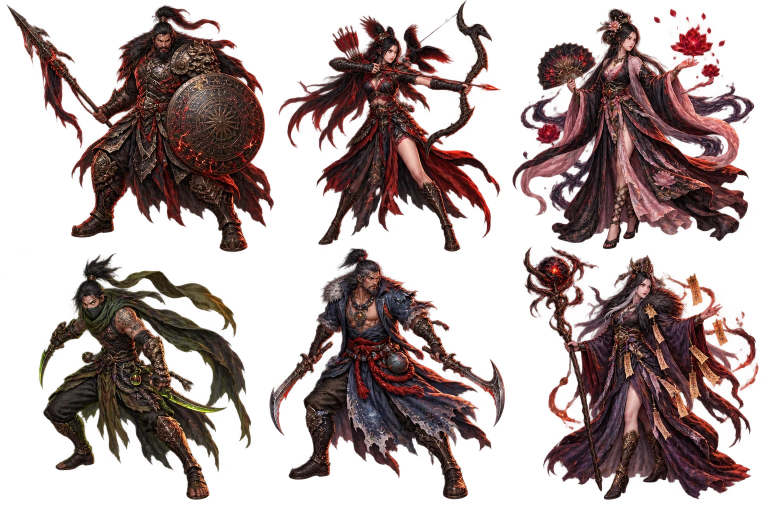
#> input picture assets/battle-runtime/embedded-04.webp, 1536 x 1024 px (shown at 1/2 size)
$ python frame-clean.py --in ../../assets/battle-runtime/embedded-04.webp
#> lines starting #> are read from the running program, lines starting #| are printed output that depends on the picture; after the words box and inside, x2 and y2 are one past the last pixel; in counts of white or black regions, pixels touching at a corner belong together
#!/usr/bin/env python3
"""Clean a source frame before it becomes a game asset.

The owner's rule (2026-10-23): a video frame is only usable when it carries NOTHING but the character.
Gemini sparkles, stray text (e.g. the "#00FF00" chroma label), a mouse cursor, black letterbox bars and the
green screen all have to go, or the packed atlas inherits them.

What it does, in order:
  1. crop uniform black letterbox bars (top/bottom/left/right);
  2. find the chroma colour (the dominant greenish tone around the border);
  3. remove foreign ink that sits INSIDE the chroma area and is small (text, sparkles, cursors) by painting it
     with the chroma colour, so the key pass takes it away with the background;
  4. key the chroma out to alpha and despill the green fringe;
  5. report every removal, and fail (exit 1) when something survived.

Usage:
  python scripts/hero/frame-clean.py --in <file-or-dir> --out <dir> [--report <json>] [--tolerance 60]
  python scripts/hero/frame-clean.py --selftest
"""
from __future__ import annotations

import argparse
import json
import sys
from pathlib import Path

import numpy as np
from PIL import Image

MAX_ARTIFACT_AREA = 0.004     # 2% of a 1080p frame is 41k px — enough to swallow a hat; 0.4% is a label/logo
CURSOR_MAX_AREA = 0.0015      # a cursor is tiny; text/logo blobs are bigger than this
GREEN_TOLERANCE_DEFAULT = 60


# [22 lines left out: function _label, not called in this run]


def _longest_run(flags: np.ndarray) -> tuple[int, int]:
    """Start/end (inclusive) of the longest contiguous True run — a stray bright line at the bottom edge must not
    stretch the crop back over the whole letterbox."""
    best = (0, -1)
    start = None
    for i, v in enumerate(flags):
        if v and start is None:
            start = i
        elif not v and start is not None:
            if i - 1 - start > best[1] - best[0]:
                best = (start, i - 1)
            start = None
    if start is not None and len(flags) - 1 - start > best[1] - best[0]:
        best = (start, len(flags) - 1)
    return best


# [22 lines left out: functions _label_scale, _border_touch, not called in this run]


def clean_array(rgb: np.ndarray, tolerance: int = GREEN_TOLERANCE_DEFAULT, erode: int = 1) -> tuple[np.ndarray, dict]:
    """Return (RGBA uint8 image, report dict)."""
    h, w, _ = rgb.shape
    a = rgb.astype(np.int16)
    r, g, b = a[..., 0], a[..., 1], a[..., 2]

    # 1) letterbox: a row/column is "content" when it holds anything brighter than near-black
    # A row counts as content only when a real share of it is not black: one stray bright pixel at the very bottom
    # used to keep 300 px of letterbox in the frame (and that bar then showed up as opaque background).
    row_content = (a.max(axis=2) > 14).mean(axis=1) > 0.02
    col_content = (a.max(axis=2) > 14).mean(axis=0) > 0.02
    r0, r1 = _longest_run(row_content)
    c0, c1 = _longest_run(col_content)
    crop = (r0, c0, r1 + 1, c1 + 1) if r1 >= r0 and c1 >= c0 else (0, 0, h, w)
    if crop != (0, 0, h, w):
        a = a[crop[0]:crop[2], crop[1]:crop[3]]
        h, w, _ = a.shape
        r, g, b = a[..., 0], a[..., 1], a[..., 2]

    # 2) chroma colour: the most common strong green in the frame
    mx = a.max(axis=2)
    mn = a.min(axis=2)
    # greenish = green is the dominant channel with real saturation; brightness independent, so a dim or
    # JPEG-noisy chroma still counts (a fixed 'g > 100' test left ~70% of the real frame opaque).
    green = (a[..., 1] == mx) & ((mx - mn) > 28)
    if green.mean() < 0.05:
        return _to_rgba(a), {"greenScreen": False, "note": "no chroma background detected", "crop": crop, "removed": []}
    # Take the 75th percentile: a shaded/JPEG-dimmed background drags the median down and the distance test
    # then rejects the brighter half of the same chroma.
    key = np.array([int(np.percentile(a[..., 0][green], 75)), int(np.percentile(a[..., 1][green], 75)),
                    int(np.percentile(a[..., 2][green], 75))], np.int16)

    # 3) foreign ink inside the chroma area: small islands painted out (text, sparkles, cursor)
    ink = ~green
    ink &= a.max(axis=2) > 10                     # a dark cursor is ink too; only true black holes are skipped
    step = _label_scale(h, w)
    small = ink[::step, ::step]
    small_green = green[::step, ::step]
    labels, count = _label(small)
    removed = []
    fill = np.zeros((h, w), bool)
    frame_area = h * w
    sh, sw = small.shape
    small_area = sh * sw
    # nearest-neighbour back to full resolution: gives the exact pixel set of every component
    labels_up = np.repeat(np.repeat(labels, step, axis=0), step, axis=1)[:h, :w]
    areas = np.bincount(labels.ravel())
    areas[0] = 0
    subject = int(areas.argmax()) if count else 0   # the biggest non-green blob is the character
    for idx in range(1, count + 1):
        if idx == subject:
            continue                              # never touch the subject, however small it looks on the reduced grid
        comp = labels == idx
        area = int(comp.sum())
        if area < 4 or area > max(4, small_area * MAX_ARTIFACT_AREA):
            continue
        ys, xs = np.nonzero(comp)
        # A small island whose bounding box sits in an overlay corner is a watermark/label even when it is not fully
        # ringed by green (the Gemini sparkles touch the body, the "#00FF00" label touches the frame edge).
        in_corner = ((xs.min() > sw * 0.72 and ys.min() > sh * 0.45) or (ys.max() < sh * 0.22)
                     or (xs.max() < sw * 0.30 and ys.max() < sh * 0.25))
        full_area = area * step * step
        if full_area > 2500:                       # a real label/logo is a few hundred px, never thousands
            continue
        enclosed = _border_touch(comp, small_green)
        # A label, a logo or a cursor is WRAPPED by the background (>=85% of its ring); a piece of the character is
        # attached to the body, so part of its ring is the body itself. Using 0.5 here painted faces and robes with
        # the key colour — 36k character pixels vanished on the real clip.
        tiny_overlay = in_corner and area <= small_area * 0.0006
        if enclosed < 0.85 and not tiny_overlay:
            continue
        # Paint the component's OWN pixels, not its bounding box: a box around a watermark that touches the character
        # erased a rectangular patch of hair (a real defect seen on the first 1080p run).
        paint = (labels_up == idx) & ink
        fill |= paint
        removed.append({
            "x": int(xs.mean()) * step, "y": int(ys.mean()) * step, "area": area * step * step,
            "kind": "cursor" if area * step * step <= frame_area * CURSOR_MAX_AREA else "textOrLogo",
        })
    if fill.any():
        a[fill] = key

    # 3b) overlay pass: AI watermarks and annotation labels are bright, desaturated and live in the corners. They
    # are often merged into the subject component, so the island rule above cannot see them — strip them by colour
    # inside the overlay zones instead (the same idea be-an-convert.py used for the source watermark).
    mxz = a.max(axis=2).astype(np.float32)
    mnz = a.min(axis=2).astype(np.float32)
    sat = (mxz - mnz) / np.maximum(mxz, 1)
    overlay_ink = (mxz > 130) & (sat < 0.24)
    zone = np.zeros((h, w), bool)
    zone[:max(1, int(h * 0.24)), :max(1, int(w * 0.45))] = True        # top-left: "#00FF00"-style label
    zone[int(h * 0.52):, int(w * 0.68):] = True                        # bottom-right: Gemini sparkles
    ov_small = (overlay_ink & zone)[::step, ::step]
    labels2, count2 = _label(ov_small)
    overlays = []
    for idx in range(1, count2 + 1):
        comp = labels2 == idx
        area = int(comp.sum())
        # A watermark or an annotation is a SMALL blob. 2% of the reduced grid is thousands of pixels at 1080p and
        # painted the character's face and hat with the key colour on the real clip.
        if area < 3 or area > small_area * 0.0006:
            continue
        ys, xs = np.nonzero(comp)
        labels2_up = np.repeat(np.repeat(labels2 == idx, step, axis=0), step, axis=1)[:h, :w]
        fill |= labels2_up & (overlay_ink | ink)   # exactly the overlay's own pixels
        overlays.append({"x": int(xs.mean()) * step, "y": int(ys.mean()) * step, "area": area * step * step, "kind": "overlay"})
    if overlays:
        a[fill] = key

    # 4) key the chroma out, despill the fringe
    mx2 = a.max(axis=2)
    mn2 = a.min(axis=2)
    g2 = (a[..., 1] == mx2) & ((mx2 - mn2) > 24)
    dist = np.abs(a - key).sum(axis=2)
    keyed = g2 & (dist < tolerance)
    # A label or a watermark sitting on the chroma is greenish but much BRIGHTER than the background, so the distance
    # test rejects it and it survives as a green ghost. In the overlay corners only, key greenish pixels that are
    # clearly brighter than the sampled key (a dark green prop stays untouched).
    try:
        key_max = int(max(key))
        bright_green = g2 & (a.max(axis=2) > key_max + 35)
        keyed = keyed | (bright_green & zone)
    except NameError:
        pass
    alpha = np.where(keyed, 0, 255).astype(np.uint8)
    # Chroma leaves a one-pixel green rim on the silhouette: erode the alpha once so the rim (and its despilled
    # halo) disappears with it.
    if erode > 0:
        # Smart erosion: only GREEN pixels on the silhouette edge go. A plain 1-px erosion also shaved 1.87% of the
        # frame — thin smoke wisps and ribbons — which is character art, not background.
        solid = alpha > 0
        greenish = (a[..., 1] >= a[..., 0]) & (a[..., 1] >= a[..., 2]) & ((a.max(axis=2) - a.min(axis=2)) > 12)
        for _ in range(erode):
            edge = solid.copy()
            edge[1:, :] &= solid[:-1, :]
            edge[:-1, :] &= solid[1:, :]
            edge[:, 1:] &= solid[:, :-1]
            edge[:, :-1] &= solid[:, 1:]
            edge = ~edge                      # pixels with at least one transparent neighbour
            drop = solid & greenish & edge
            if not drop.any():
                break
            solid = solid & ~drop
        alpha = np.where(solid, 255, 0).astype(np.uint8)
    out = np.dstack([a.astype(np.uint8), alpha])
    despill = g2 & ~keyed
    if despill.any():
        out[..., 1][despill] = np.minimum(out[..., 1][despill], 200)

    report = {
        "greenScreen": True,
        "crop": crop,
        "keyColor": [int(v) for v in key],
        "removed": removed,
        "cursors": sum(1 for x in removed if x["kind"] == "cursor"),
        "overlays": overlays,
        "opaqueRatio": round(float((out[..., 3] > 0).mean()), 4),
        "remainingGreen": int((keyed & (out[..., 3] > 0)).sum()),
    }
    return out, report


def _to_rgba(a: np.ndarray) -> np.ndarray:
    return np.dstack([a.astype(np.uint8), np.full(a.shape[:2], 255, np.uint8)])


def clean_file(src: Path, dst: Path, tolerance: int, erode: int = 1) -> dict:
    img = Image.open(src).convert("RGB")
    out, report = clean_array(np.asarray(img), tolerance, erode)
    dst.parent.mkdir(parents=True, exist_ok=True)
    Image.fromarray(out, "RGBA").save(dst)
    report["file"] = src.name
    return report


# [23 lines left out: function selftest, not called in this run]


def main() -> int:
    ap = argparse.ArgumentParser()
    ap.add_argument("--in", dest="src")
    ap.add_argument("--out", dest="out")
    ap.add_argument("--report")
    ap.add_argument("--tolerance", type=int, default=GREEN_TOLERANCE_DEFAULT)
    ap.add_argument("--erode", type=int, default=1, help="co alpha bao nhiêu pixel để bỏ viền xanh")
    ap.add_argument("--selftest", action="store_true")
    args = ap.parse_args()
    if args.selftest:
        return selftest()
    if not args.src:
        ap.error("--in is required (or use --selftest)")
    src = Path(args.src)
    out = Path(args.out or (src.parent / "clean"))
    targets = [src] if src.is_file() else sorted(p for p in src.iterdir() if p.suffix.lower() in {".png", ".jpg", ".jpeg", ".webp"})
    if not targets:
        print("no images found", file=sys.stderr)
        return 1
    reports, bad = [], 0
    for f in targets:
        dst = out / (f.stem + ".png")
        rep = clean_file(f, dst, args.tolerance, args.erode)
#> in clean_file, `img = Image.open(src).convert("RGB")`:
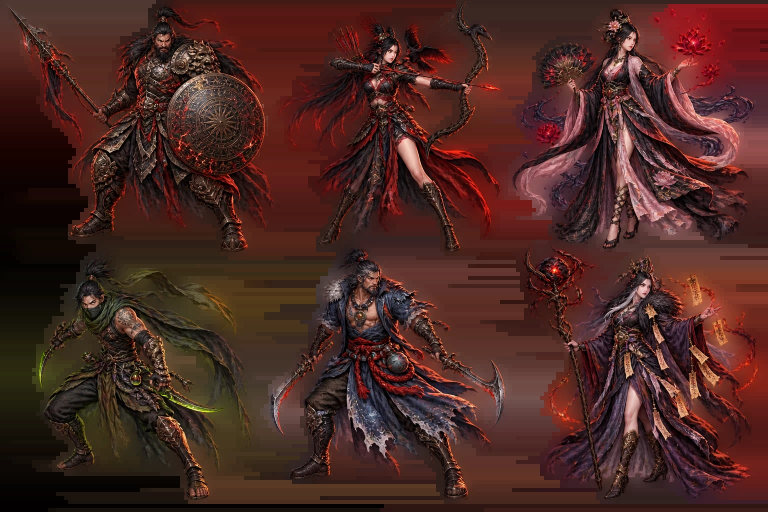
#> img: PIL image 1536x1024 RGB (shown at 1/2 size); mean R, G, B 75.4, 40.2, 34.9
#> in clean_array, `r, g, b = a[..., 0], a[..., 1], a[..., 2]`:
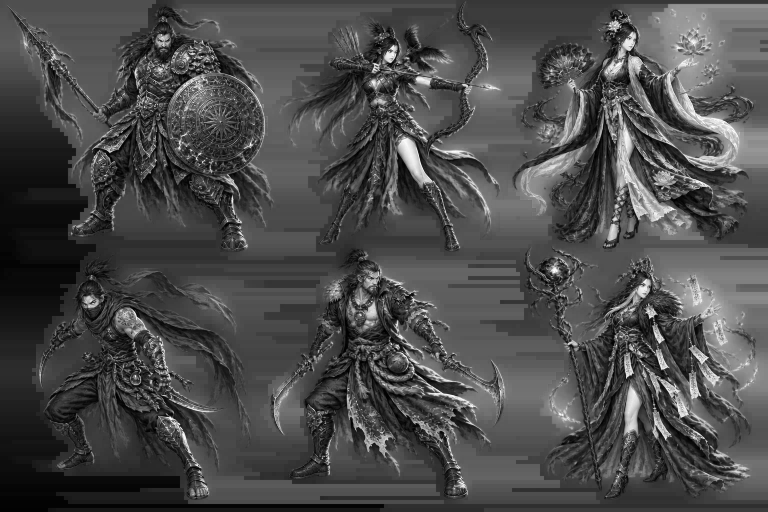
#> r: shape (1024, 1536) int16 (shown at 1/2 size); min 0, max 255, mean 75.4
#> in clean_array, `r, g, b = a[..., 0], a[..., 1], a[..., 2]`:
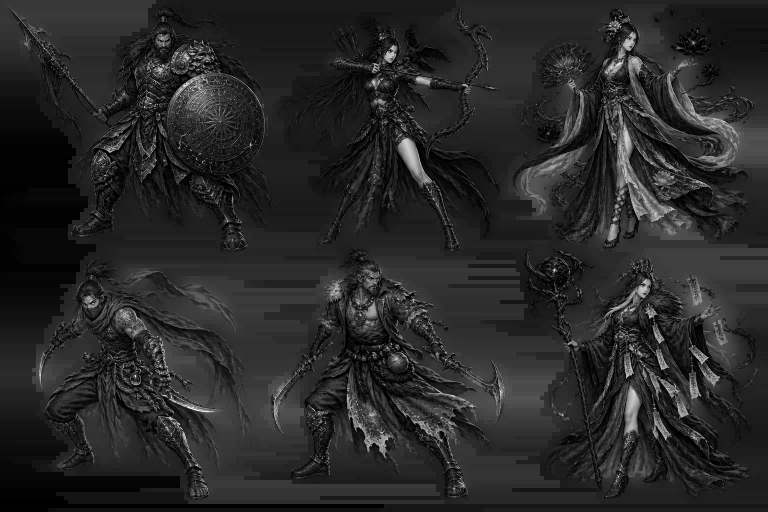
#> g: shape (1024, 1536) int16 (shown at 1/2 size); min 0, max 255, mean 40.2
#> in clean_array, `r, g, b = a[..., 0], a[..., 1], a[..., 2]`:
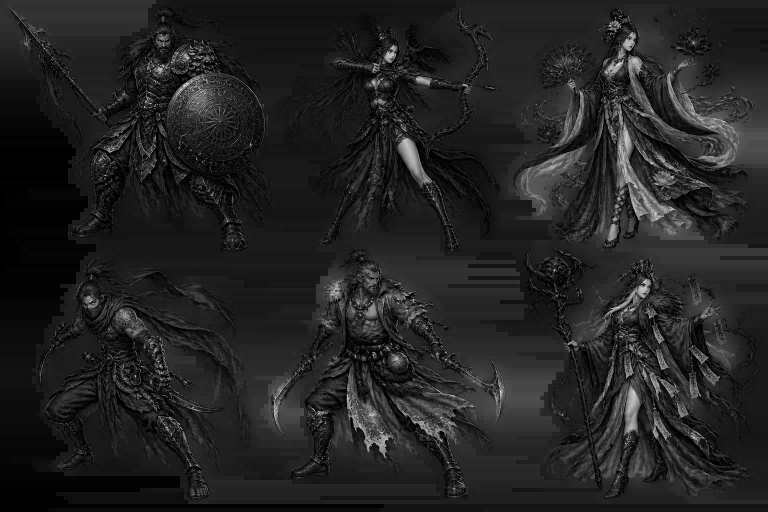
#> b: shape (1024, 1536) int16 (shown at 1/2 size); min 0, max 247, mean 34.9
#> the loop in _longest_run, `for i, v in enumerate(flags):` made 1024 passes
#> start on pass 1: 0
#> after the loop in _longest_run, `for i, v in enumerate(flags):`: best = (0, -1); start = 0
#> in _longest_run, `best = (start, len(flags) - 1)`: best = (0, 1023)
#> in clean_array, `r0, r1 = _longest_run(row_content)`: r0 = 0; r1 = 1023
#> the loop in _longest_run (call 2), `for i, v in enumerate(flags):` made 1536 passes
#> in clean_array, `c0, c1 = _longest_run(col_content)`: c0 = 0; c1 = 1535
#> in clean_array, `crop = (r0, c0, r1 + 1, c1 + 1) if r1 >= r0 and c1 >= c0 else (0, 0, h..`: crop = (0, 0, 1024, 1536)
#> in clean_array, `green = (a[..., 1] == mx) & ((mx - mn) > 28)`:
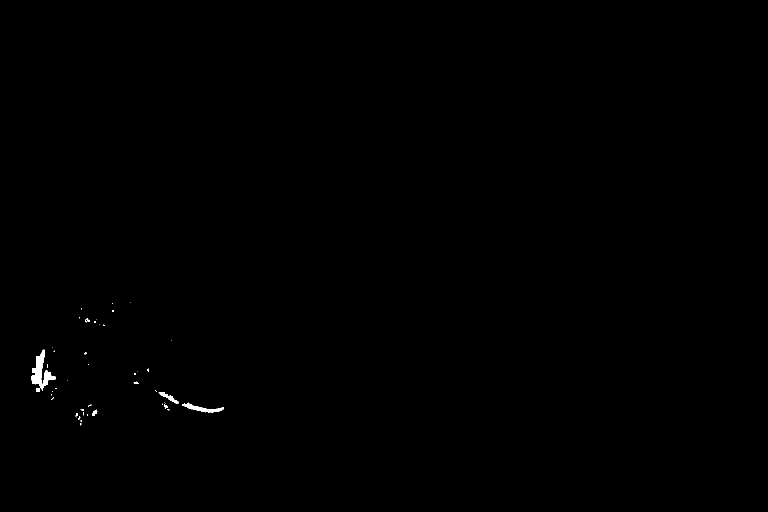
#> green: shape (1024, 1536) bool (shown at 1/2 size); 0.18% white; 45 white regions (36 under 20 px), largest, box (x1, y1, x2, y2) and area: (63, 699, 111, 784) 1557, (365, 805, 448, 825) 574, (317, 784, 357, 808) 270
#> in clean_file, `out, report = clean_array(np.asarray(img), tolerance, erode)`: report = {'greenScreen': False, 'note': 'no chroma background detected', 'crop': (0, 0, 1024, 1536), 'removed': []}
#> rep = {'greenScreen': False, 'note': 'no chroma background detected', 'crop': (0, 0, 1024, 1536), 'removed': [], 'file': 'embedded-04.webp'}
        reports.append(rep)
        if rep.get("remainingGreen"):
            bad += 1
        print(f"{f.name}: removed={len(rep.get('removed', []))} cursors={rep.get('cursors', 0)} "
              f"opaque={rep.get('opaqueRatio')} -> {dst.name}")
#| embedded-04.webp: removed=0 cursors=0 opaque=None -> embedded-04.png
    if args.report:
        Path(args.report).write_text(json.dumps(reports, ensure_ascii=False, indent=2), encoding="utf-8")
    return 1 if bad else 0


if __name__ == "__main__":
    raise SystemExit(main())
#> (the program exits here)
